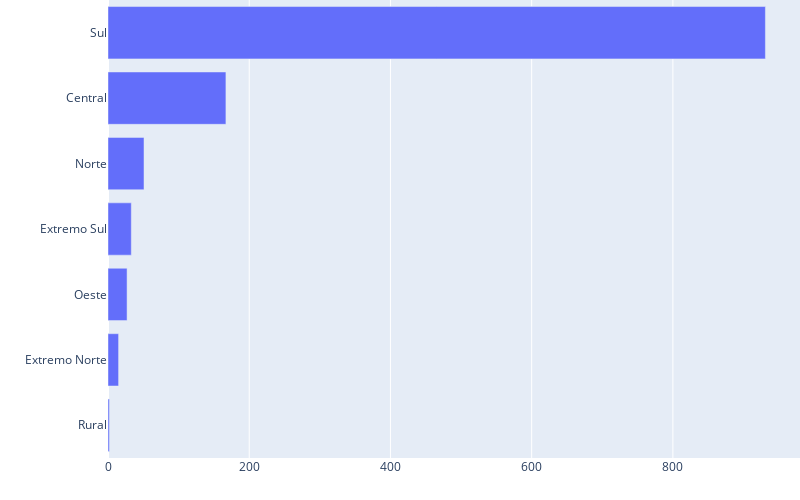

The notebook cell saved with this chart:
### Markdown cell above
# Overview Zonas

### Code cell
all_zonas = df.loc[df['cep_dest'] == 'Centro']['Zona'].value_counts()
df_all_zonas = df.loc[df['Zona'].isin(all_zonas.index)][['Zona']].drop_duplicates(subset='Zona').reset_index(drop=True)
df_all_zonas['count'] = df_all_zonas['Zona'].map(all_zonas)

fig = px.bar(df_all_zonas.rename(columns={'count':'Apartamentos à Venda'}).sort_values(by='Apartamentos à Venda', ascending=True), 
             x='Apartamentos à Venda', 
             y='Zona', orientation='h')

fig.update_xaxes(title_text='')
fig.update_yaxes(title_text='')

fig.update_layout(
    margin=dict(l=0, r=0, t=0, b=0),
    height=500,
    width=800  
)
fig.show()

### Figure 1 — Plotly figure (JSON) as saved in the notebook; plotly's stock layout.template omitted (floating-point values rounded to 4 significant figures)
{"data": [{"alignmentgroup": "True", "hovertemplate": "Apartamentos à Venda=%{x}<br>Zona=%{y}<extra></extra>", "legendgroup": "", "marker": {"color": "#636efa", "pattern": {"shape": ""}}, "name": "", "offsetgroup": "", "orientation": "h", "showlegend": false, "textposition": "auto", "type": "bar", "x": [2, 15, 27, 33, 51, 167, 931], "xaxis": "x", "y": ["Rural", "Extremo Norte", "Oeste", "Extremo Sul", "Norte", "Central", "Sul"], "yaxis": "y"}], "layout": {"barmode": "relative", "height": 500, "legend": {"tracegroupgap": 0}, "margin": {"b": 0, "l": 0, "r": 0, "t": 0}, "width": 800, "xaxis": {"anchor": "y", "domain": [0, 1], "title": {"text": ""}}, "yaxis": {"anchor": "x", "domain": [0, 1], "title": {"text": ""}}}}
